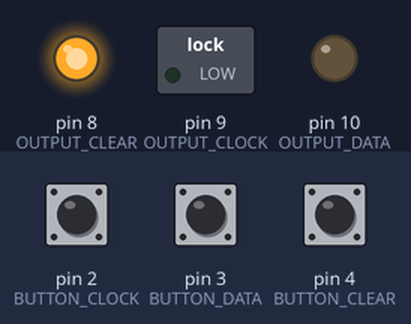
This sketch was run on a simulated Arduino Uno, built with avr-gcc and run on an emulated ATmega328P. Parts: switched loads named in the sketch (green lamp = pin HIGH), output pins drawn as LEDs (lit = HIGH). The inputs (shaded band) are chosen by the test bench; at power-on: pin 2 (BUTTON_CLOCK) HIGH, pin 3 (BUTTON_DATA) HIGH, pin 4 (BUTTON_CLEAR) HIGH. What the sketch prints to the serial monitor is not drawn.

Above: at 1.2 s.
1.3 s: pin 2 (BUTTON_CLOCK) pulled LOW for 0.15 s
At 1.41 s:
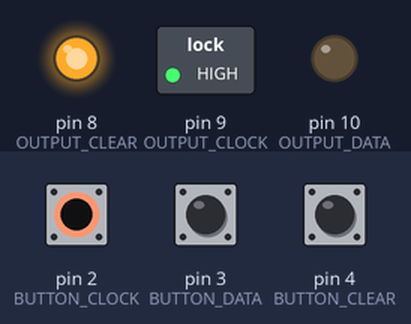
3.0 s: pin 3 (BUTTON_DATA) pulled LOW for 1 s
At 3.8 s:
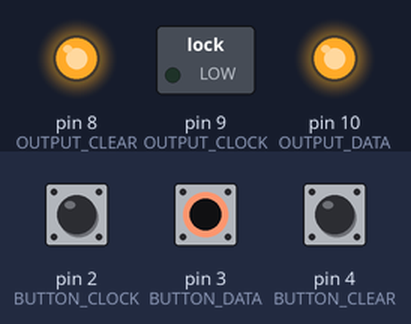
5.5 s: pin 4 (BUTTON_CLEAR) pulled LOW for 0.15 s
At 5.6 s:
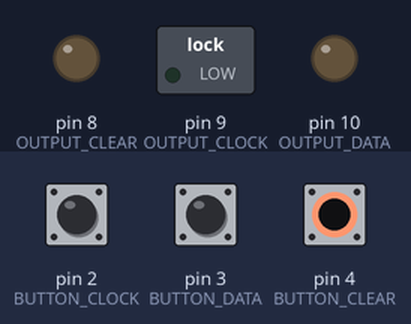
7.1 s: pin 4 (BUTTON_CLEAR) pulled LOW for 3.2 s
At 11.5 s:
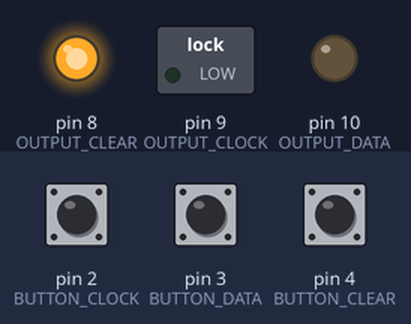
11.8 s: pin 2 (BUTTON_CLOCK) pulled LOW for 3.2 s
At 13.3 s:
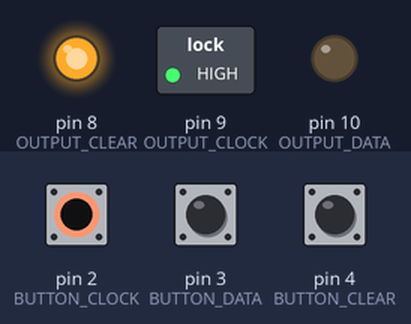
16.6 s: pin 2 (BUTTON_CLOCK) driven LOW and pin 3 (BUTTON_DATA) driven LOW and pin 4 (BUTTON_CLEAR) driven LOW
At 17.2 s:
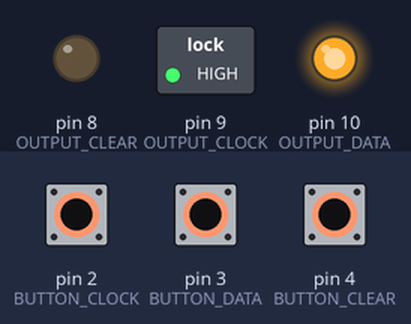
Timing chart, 0 to 19.1 s (numbered marks = the images above; inputs shaded):
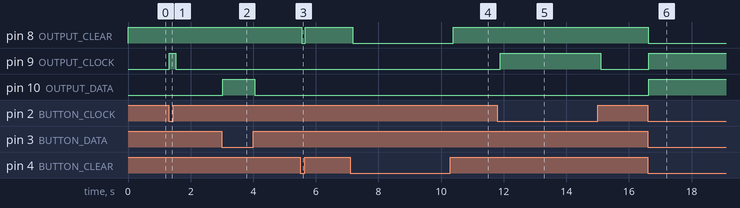

The sketch:

shift.ino
```cpp
#include <Arduino.h>

#define BUTTON_CLEAR  4
#define BUTTON_CLOCK  2
#define BUTTON_DATA   3

#define OUTPUT_CLEAR  8
#define OUTPUT_CLOCK  9
#define OUTPUT_DATA  10

void setup() {
	Serial.begin(115200);

	pinMode(BUTTON_CLEAR, INPUT_PULLUP);
	pinMode(BUTTON_CLOCK, INPUT_PULLUP);
	pinMode(BUTTON_DATA , INPUT_PULLUP);

	pinMode(OUTPUT_CLEAR, OUTPUT);
	pinMode(OUTPUT_CLOCK, OUTPUT);
	pinMode(OUTPUT_DATA, OUTPUT);
}

byte readButton(byte button, byte oldValue) {
	byte input = !digitalRead(button);
	if (input != oldValue) {
		delay(10);
		input = !digitalRead(button);
		if (input != oldValue) {
			Serial.print(button);
			Serial.print(" - > ");
			Serial.print(input);
			return input;
		}
	}
	return oldValue;
}

byte clear = 0, data = 0, clock = 0;

void loop() {
	clear= readButton(BUTTON_CLEAR, clear);
	digitalWrite(OUTPUT_CLEAR, !clear);

	clock= readButton(BUTTON_CLOCK, clock);
	digitalWrite(OUTPUT_CLOCK, clock);

	data = readButton(BUTTON_DATA, data);
	digitalWrite(OUTPUT_DATA, data);

	delay(100);
}
```

Measured:
- after the input at 1.3 s, pin 9 (OUTPUT_CLOCK): LOW → HIGH at once, → LOW 0.21 s later
- after the input at 3.0 s, pin 10 (OUTPUT_DATA): LOW → HIGH at once, → LOW 1.0 s later
- after the input at 5.5 s, pin 8 (OUTPUT_CLEAR): HIGH → LOW after 0.05 s, → HIGH 0.11 s later
- after the input at 7.1 s, pin 8 (OUTPUT_CLEAR): HIGH → LOW after 0.07 s, → HIGH 3.2 s later
- after the input at 11.8 s, pin 9 (OUTPUT_CLOCK): LOW → HIGH after 0.10 s, → LOW 3.2 s later
- after the input at 16.6 s, pin 8 (OUTPUT_CLEAR): HIGH → LOW at once; pin 9 (OUTPUT_CLOCK), pin 10 (OUTPUT_DATA): LOW → HIGH at once
